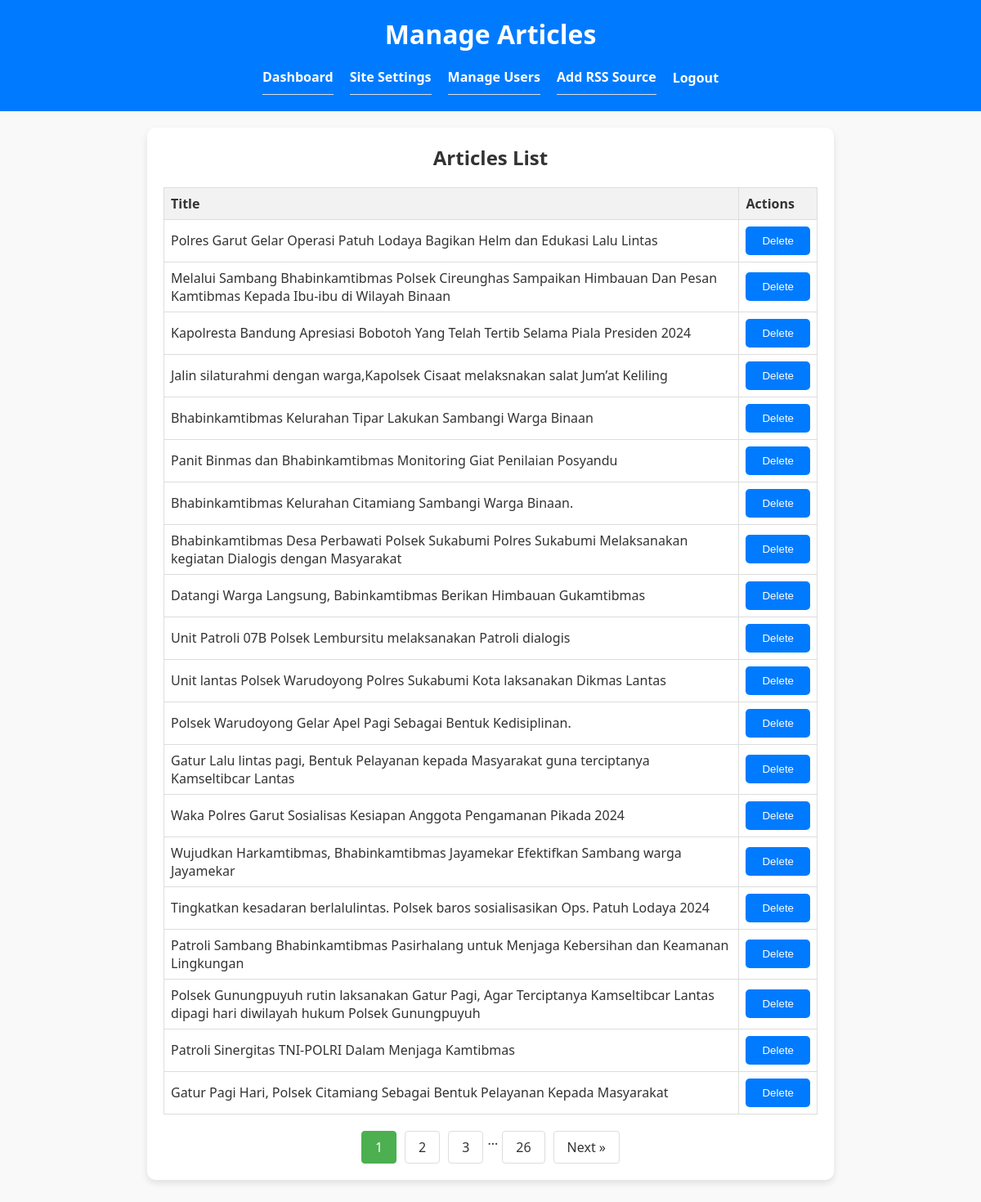
/admin/manage_articles.php (signed in), run on the app's committed database.
### tables this page shows
CREATE TABLE `articles` (
  `id` int(11) NOT NULL,
  `title` varchar(255) DEFAULT NULL,
  `content` text,
  `image` varchar(255) DEFAULT NULL,
  `link` varchar(255) DEFAULT NULL,
  `excerpt` text,
  `category_id` int(11) DEFAULT NULL,
  `slug` varchar(255) DEFAULT NULL,
  `views` int(11) DEFAULT '0',
  `created_at` datetime DEFAULT CURRENT_TIMESTAMP
);

### admin/manage_articles.php (the view, shortened to what this page needs)
<?php
include '../includes/db.php';
$page = isset($_GET['page']) ? (int)$_GET['page'] : 1;
$page = $page < 1 ? 1 : $page;
$offset = ($page - 1) * ARTICLES_PER_PAGE;
$total_articles_result = $conn->query("SELECT COUNT(*) AS count FROM articles");
$total_articles_row = $total_articles_result->fetch_assoc();
$total_articles = $total_articles_row['count'];
$articles = $conn->query("SELECT * FROM articles LIMIT $offset, " . ARTICLES_PER_PAGE);
$total_pages = ceil($total_articles / ARTICLES_PER_PAGE);
?>
<!DOCTYPE html>
<html>
<head>
    <link rel="stylesheet" href="../css/admin_style.css">
</head>
<body>
    <header>
        <h1>Manage Articles</h1>
        <nav>
            <ul>
                <li><a href="index.php">Dashboard</a></li>
                <li><a href="site_settings.php">Site Settings</a></li>
                <li><a href="manage_users.php">Manage Users</a></li>
                <li><a href="add_source.php">Add RSS Source</a></li>
                <li><a href="logout.php">Logout</a></li>
            </ul>
        </nav>
    </header>
    <main>
        <section>
            <h2>Articles List</h2>
            <?php if ($articles && $articles->num_rows > 0) : ?>
                <table>
                    <tr>
                        <th>Title</th>
                        <th>Actions</th>
                    </tr>
                    <?php while ($row = $articles->fetch_assoc()) : ?>
                        <tr>
                            <td><?php echo htmlspecialchars($row['title']); ?></td>
                            <td>
                                <form method="post" style="display:inline;">
                                    <button type="submit" name="delete">Delete</button>
                                </form>
                            </td>
                        </tr>
                    <?php endwhile; ?>
                </table>
            <?php else : ?>
                <p>No articles found.</p>
            <?php endif; ?>
            <div class="pagination">
                <?php
                $start = max(1, $page - 2);
                $end = min($total_pages, $page + 2);
                for ($i = $start; $i <= $end; $i++) {
                    echo '<a href="manage_articles.php?page=' . $i . '" ' . ($i == $page ? 'class="active"' : '') . '>' . $i . '</a>';
                }
                if ($end < $total_pages) {
                    if ($end < $total_pages - 1) {
                        echo '<span>...</span>';
                    }
                    echo '<a href="manage_articles.php?page=' . $total_pages . '">' . $total_pages . '</a>';
                }
                ?>
                <?php if ($page < $total_pages) : ?>
                    <a href="manage_articles.php?page=<?php echo $page + 1; ?>">Next &raquo;</a>
                <?php endif; ?>
            </div>
        </section>
    </main>
</body>
</html>

### css/admin_style.css (style rules this page uses)
body { font-family: 'Segoe UI', Tahoma, Geneva, Verdana, sans-serif; background-color: #f9f9f9; color: #333; margin: 0; padding: 0; display: flex; flex-direction: column; min-height: 100vh; }
header { background-color: #007bff; color: #fff; padding: 20px; text-align: center; }
header h1 { margin: 0; }
nav ul { list-style: none; padding: 0; margin: 10px 0 0 0; display: flex; justify-content: center; }
nav ul li { margin: 0 10px; }
nav ul li a { color: #fff; text-decoration: none; font-weight: bold; }
main { flex: 1; padding: 20px; display: flex; justify-content: center; align-items: center; flex-direction: column; }
section { background-color: white; padding: 20px; border-radius: 10px; box-shadow: 0 4px 8px rgba(0, 0, 0, 0.1); margin-bottom: 20px; width: 100%; max-width: 800px; }
h2 { margin-top: 0; text-align: center; }
form button { padding: 10px 20px; background-color: #007bff; color: white; border: none; border-radius: 5px; cursor: pointer; }
ul { list-style: none; padding: 0; }
ul li { display: flex; justify-content: space-between; align-items: center; padding: 10px 0; border-bottom: 1px solid #ddd; }
ul li:last-child { border-bottom: none; }
button { padding: 5px 10px; background-color: #dc3545; color: white; border: none; border-radius: 5px; cursor: pointer; }

### admin/manage_articles.php (style rules this page uses)
table { width: 100%; border-collapse: collapse; }
table, th, td { border: 1px solid #ddd; }
th, td { padding: 8px; text-align: left; }
th { background-color: #f2f2f2; }
.pagination { display: flex; justify-content: center; margin-top: 20px; }
.pagination a { margin: 0 5px; padding: 8px 16px; text-decoration: none; color: #333; border: 1px solid #ddd; border-radius: 4px; }
.pagination a.active { background-color: #4CAF50; color: white; border: 1px solid #4CAF50; }

### data on the page
articles: title "Polres Garut Gelar Operasi Patuh Lodaya Bagikan Helm dan Edukasi Lalu Lintas"
articles: title "Melalui Sambang Bhabinkamtibmas Polsek Cireunghas Sampaikan Himbauan Dan Pesan Kamtibmas Kepada Ibu-ibu di Wilayah Binaan"
articles: title "Kapolresta Bandung Apresiasi Bobotoh Yang Telah Tertib Selama Piala Presiden 2024"
articles: title "Jalin silaturahmi dengan warga,Kapolsek Cisaat melaksnakan salat Jum’at Keliling"
articles: title "Bhabinkamtibmas Kelurahan Tipar Lakukan Sambangi Warga Binaan"
articles: title "Panit Binmas dan Bhabinkamtibmas Monitoring Giat Penilaian Posyandu"
articles: title "Bhabinkamtibmas Kelurahan Citamiang Sambangi Warga Binaan."
articles: title "Bhabinkamtibmas Desa Perbawati Polsek Sukabumi Polres Sukabumi Melaksanakan kegiatan Dialogis dengan Masyarakat"
articles: title "Datangi Warga Langsung, Babinkamtibmas Berikan Himbauan Gukamtibmas"
articles: title "Unit Patroli 07B Polsek Lembursitu melaksanakan Patroli dialogis"
articles: title "Unit lantas Polsek Warudoyong Polres Sukabumi Kota laksanakan Dikmas Lantas"
articles: title "Polsek Warudoyong Gelar Apel Pagi Sebagai Bentuk Kedisiplinan."
articles: title "Gatur Lalu lintas pagi, Bentuk Pelayanan kepada Masyarakat guna terciptanya Kamseltibcar Lantas"
articles: title "Waka Polres Garut Sosialisas Kesiapan Anggota Pengamanan Pikada 2024"
articles: title "Wujudkan Harkamtibmas, Bhabinkamtibmas Jayamekar Efektifkan Sambang warga Jayamekar"
articles: title "Tingkatkan kesadaran berlalulintas. Polsek baros sosialisasikan Ops. Patuh Lodaya 2024"
articles: title "Patroli Sambang Bhabinkamtibmas Pasirhalang untuk Menjaga Kebersihan dan Keamanan Lingkungan"
articles: title "Polsek Gunungpuyuh rutin laksanakan Gatur Pagi, Agar Terciptanya Kamseltibcar Lantas dipagi hari diwilayah hukum Polsek Gunungpuyuh"
articles: title "Patroli Sinergitas TNI-POLRI Dalam Menjaga Kamtibmas"
articles: title "Gatur Pagi Hari, Polsek Citamiang Sebagai Bentuk Pelayanan Kepada Masyarakat"

### other printed values
$total_pages "26"
